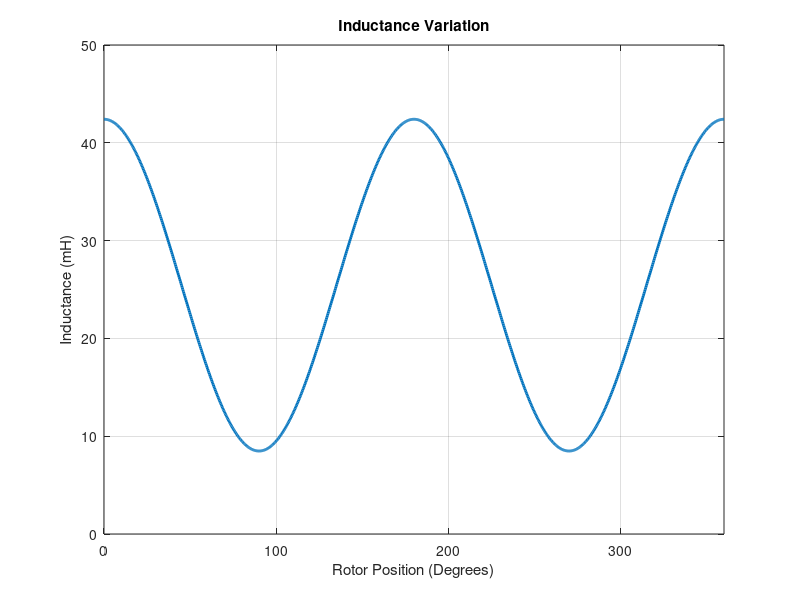
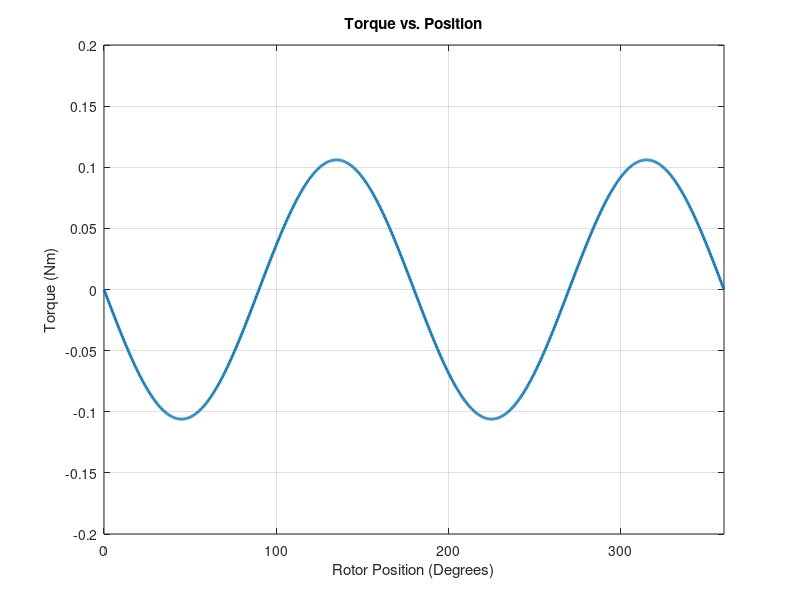

Write MATLAB code to recreate these figures, in order.
%% EE568 PROJECT 1 - ANALYTICAL MODELING
% Writer: Elif Topaloğlu
% Date: 09.04.2026
% Refer to link for the full core dimentions: https://github.com/odtu/EE568/tree/master/Project1

clc; clear;
%% Parameters

number_of_turns = 300;    % Total number of turns in the coil
coil_current = 2.5;       % Coil current DC, A
depth_of_core = 25e-3;    % Core depth, m
air_gap = 0.5e-3;         % Air gap clearance, m
coil_area_width = 10e-3;  % Coil area short length, m
coil_area_height = 30e-3; % Coil area long length, m
mu0 = 4*pi*1e-7;          % Permeability of air, H/m
 
%% Part A

% Assumptions: 
% Core is infinitealy permeable and thus reluctance of the core is zero.
% Sinusoidal variation of the inductance is assumed.
% Fringing flux is neglected.
% Magnetic system is linear.
% Flux distribution is uniform across cross-section area.

min_path_length = 2*air_gap;            % Minimum path length, m
max_path_length = 2*air_gap + 2*2e-3;   % Maximum path length, m
core_area = 15e-3*depth_of_core;        % Core cross section area, m^2

min_reluctance = min_path_length/mu0/core_area; % Minimum reluctance, 1/H
max_reluctance = max_path_length/mu0/core_area; % Maximum reluctance, 1/H

fprintf('Max Reluctance: %.2d 1/H\n', max_reluctance);
fprintf('Min Reluctance: %.2d 1/H\n', min_reluctance);

min_inductance = number_of_turns^2/max_reluctance; % Minimum inductance, H
max_inductance = number_of_turns^2/min_reluctance; % Maximum inductance, H

fprintf('Max Inductance: %.2f mH\n', max_inductance * 1000);
fprintf('Min Inductance: %.2f mH\n', min_inductance * 1000);

% Inductance variation plot
theta_deg = linspace(0, 360, 1000); % Rotor position in mechanical degrees
theta_rad = deg2rad(theta_deg);     % Convert to radians
L_average = (max_inductance + min_inductance) / 2; % Average inducatance, H
L_difference = (max_inductance - min_inductance) / 2; % Inductance difference, H
L_theta = (L_average + L_difference * cos(2*theta_rad))*1e3; % Inductance with respect to position, mH 

figure;
plot(theta_deg, L_theta, 'LineWidth', 2);
title('Inductance Variation');
xlabel('Rotor Position (Degrees)');
ylabel('Inductance (mH)');
grid on;
xlim([0, 360]);

%% Part B

dL_theta = -2*L_difference * sin(2*theta_rad); % Derivative of the inductance with respect to position
torque = 1/2*coil_current^2*dL_theta;          % Torque, Nm

figure;
plot(theta_deg, torque, 'LineWidth', 2);
title('Torque vs. Position');
xlabel('Rotor Position (Degrees)');
ylabel('Torque (Nm)');
grid on;
xlim([0, 360]);

fprintf('Max Torque: %.4f Nm\n', max(torque));
fprintf('Min Torque: %.4f Nm\n', min(torque));
